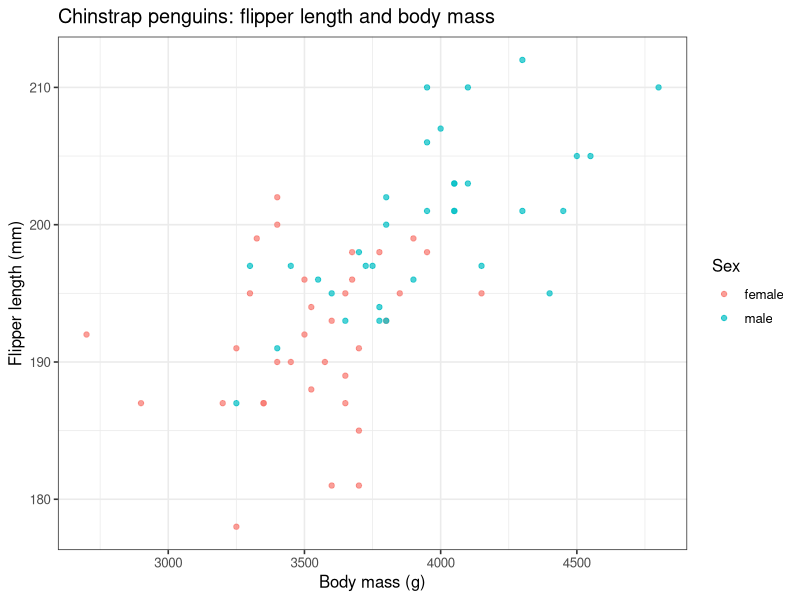
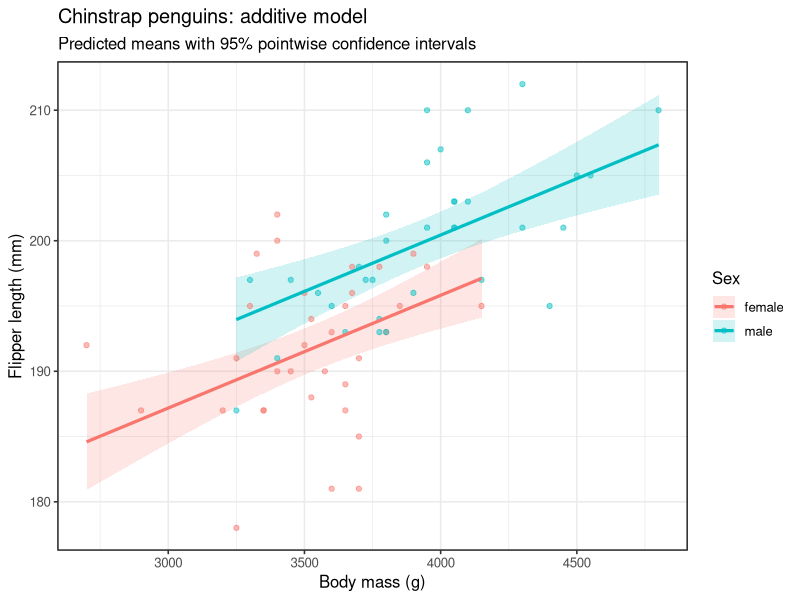
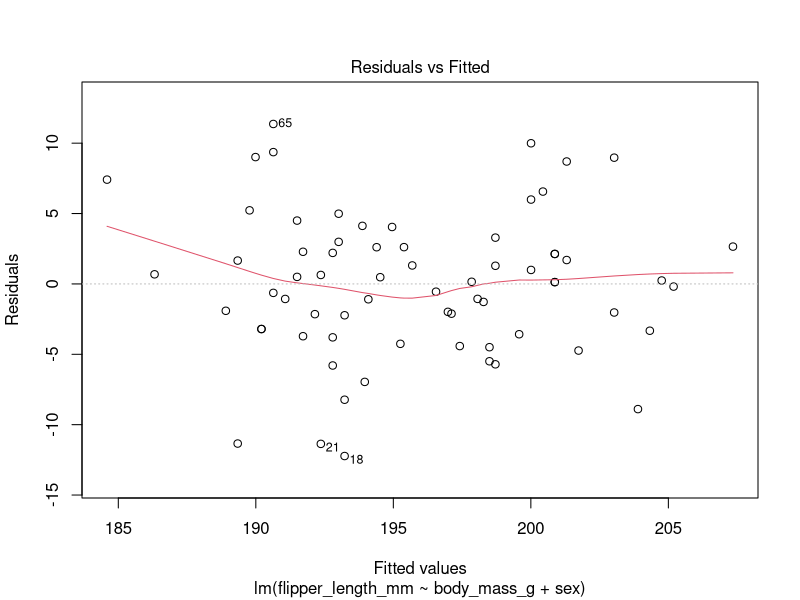
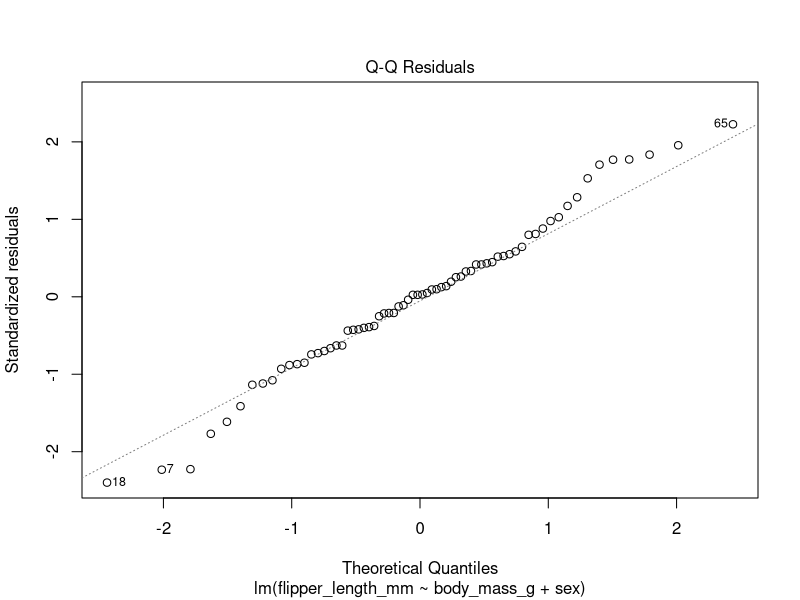
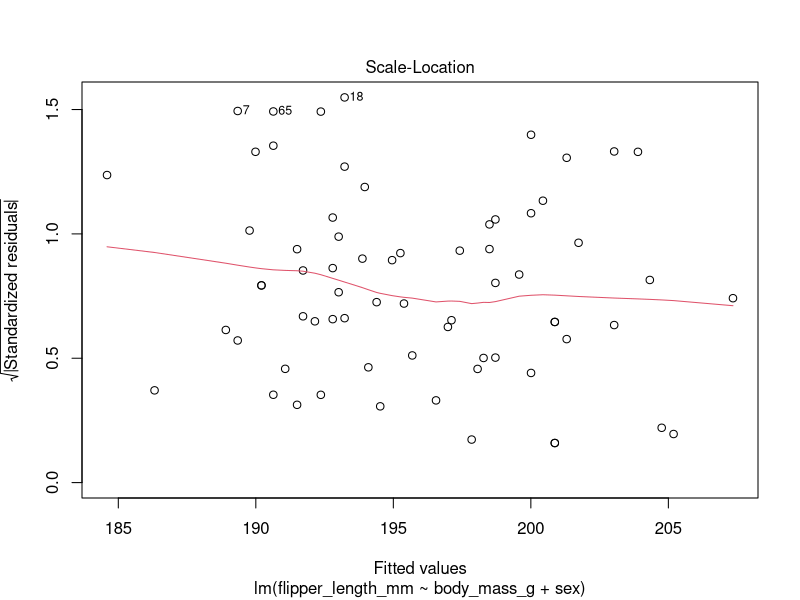
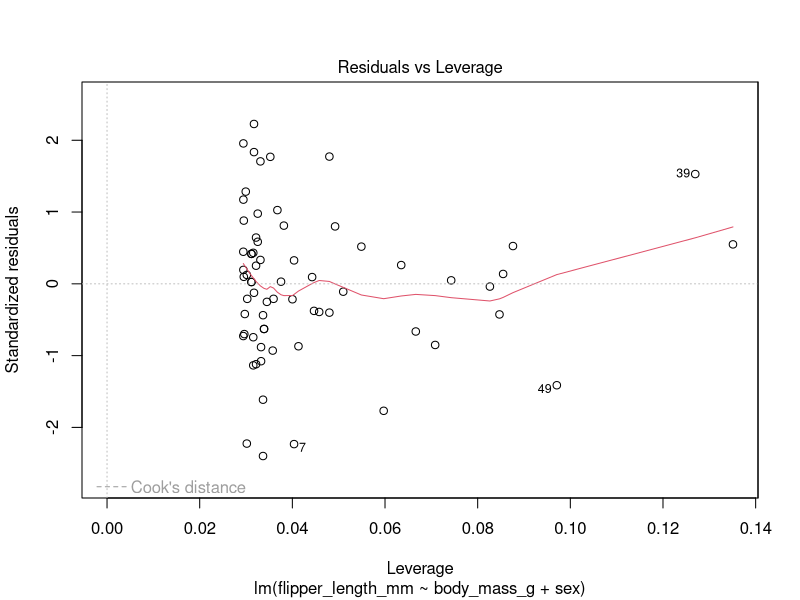
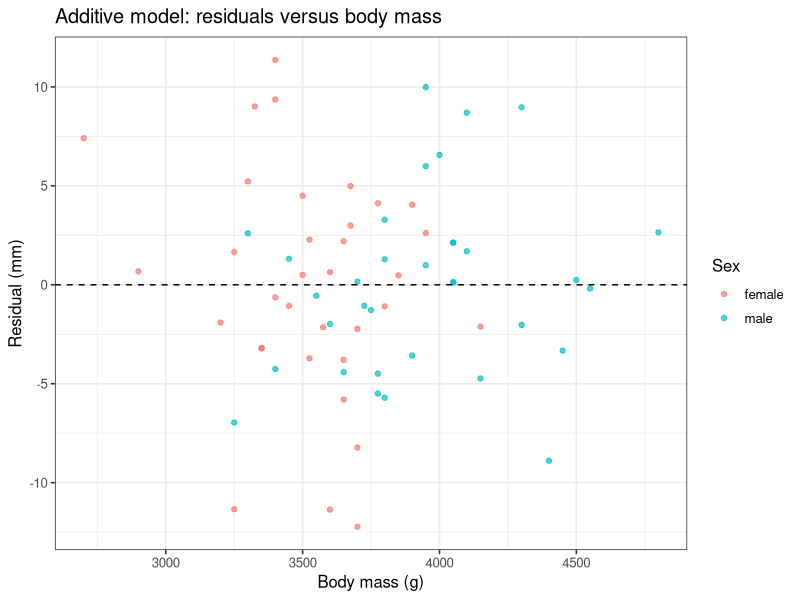
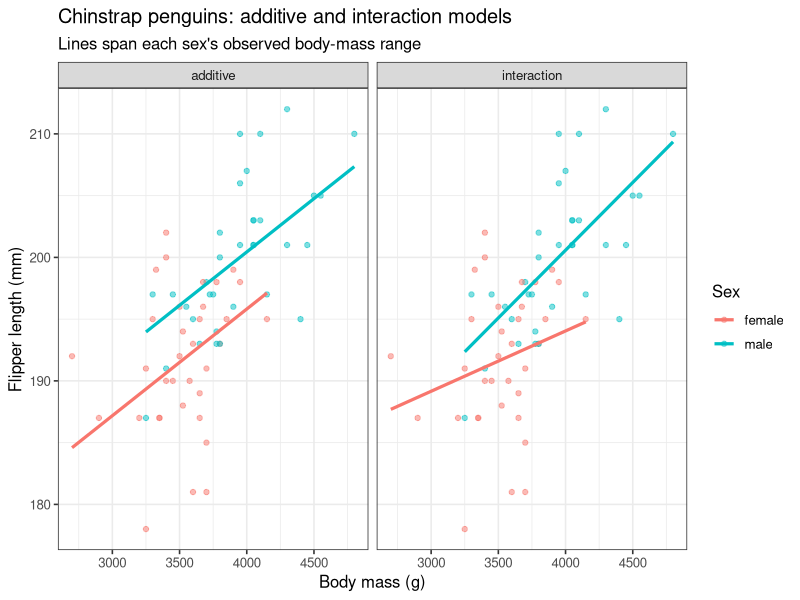

These charts were generated, in order, by the following R code:
# ============================================================================
# Multiple regression in R -- ANSWER KEY
#
# Questions are followed by worked code and example written answers.
# Results use palmerpenguins::penguins, restricted to Chinstrap penguins.
# Requires tidyverse, broom, and palmerpenguins to be installed.
# ============================================================================

	library(tidyverse)
	library(broom)
	library(palmerpenguins)
	
	theme_set(theme_bw(base_size = 12))

# ----------------------------------------------------------------------------
# 1. Prepare and explore the data
# ----------------------------------------------------------------------------
# Question: How does mean flipper length vary with body mass and sex
# in Chinstrap penguins?
#
# a. Create chinstrap_dat: keep Chinstrap penguins, remove missing values
#    in flipper_length_mm, body_mass_g, bill_depth_mm, and sex, and make
#    female the reference level for sex. Use this sample throughout.

	chinstrap_dat <- penguins |>
	  filter(species == "Chinstrap") |>
	  drop_na(flipper_length_mm, body_mass_g, bill_depth_mm, sex) |>
	  mutate(sex = factor(sex, levels = c("female", "male")))

# b. Count the penguins of each sex.
	chinstrap_dat |>
	  count(sex)
	
# Answer: 68 penguins: 34 females and 34 males.

# c. Plot body mass (x) and flipper length (y), colored by sex.
	p_explore <- ggplot(
	  data = chinstrap_dat,
	  mapping = aes(x = body_mass_g, y = flipper_length_mm, color = sex)
	) +
	  geom_point(alpha = 0.7) +
	  labs(
	    x = "Body mass (g)",
	    y = "Flipper length (mm)",
	    color = "Sex",
	    title = "Chinstrap penguins: flipper length and body mass"
	  )
	
	p_explore

# d. Describe the relationship and the overlap in body-mass ranges.
	
	chinstrap_dat |>
	  group_by(sex) |>
	  summarize(
	    min_mass_g = min(body_mass_g),
	    max_mass_g = max(body_mass_g),
	    .groups = "drop"
	  )

	# Example answer: Flipper length generally increases with body mass.
	# Females range from 2700 to 4150 g; males range from 3250 to 4800 g.
	# Their observed ranges overlap from 3250 to 4150 g. Comparisons between
	# sexes at the same mass are best supported within this shared range.

# ----------------------------------------------------------------------------
# 2. Fit and interpret an additive model 
# ----------------------------------------------------------------------------
# a. Fit an additive model using body mass and sex as predictors.
	
	chinstrap_add <- lm(
	  flipper_length_mm ~ body_mass_g + sex,
	  data = chinstrap_dat
	)

# b. Examine coefficients with 95% confidence intervals.

	add_coefficients <- tidy(chinstrap_add, conf.int = TRUE)
	add_coefficients

# c. Interpret each coefficient, including units and what is held constant.

	# Answer:
	# - Intercept = 161.269 mm: predicted mean flipper length for a female
	#   with body mass 0 g. 
	# - body_mass_g = 0.008637 mm/g: a 1 g increase in body mass is associated
	#   with a predicted 0.008637 mm increase in mean flipper length, holding
	#   sex constant. This model assumes the same slope for both sexes.
	# - sexmale = 4.620 mm: at the same body mass, predicted mean flipper
	#   length is 4.620 mm greater for males than females. The model assumes
	#   this difference is constant across body mass.

# d. Calculate the predicted change for a 100 g increase in body mass.
	
	change_per_100g <- add_coefficients |>
	  filter(term == "body_mass_g") |>
	  transmute(change_per_100g_mm = estimate * 100)
	
	change_per_100g

	# Answer: About 0.864 mm greater mean flipper length per 100 g increase,
	# holding sex constant.

# e. Does the sexmale confidence interval include zero? Interpret it.

	add_coefficients |>
	  filter(term == "sexmale") |>
	  select(term, estimate, conf.low, conf.high, p.value)

	# Answer: No. The interval is approximately 1.636 to 7.604 mm.
	# Under the additive model and its assumptions, there is evidence of
	# greater mean flipper length for males at the same body mass.

# f. What assumption is made about slopes?
	
	# Answer: Females and males share one body-mass slope; predicted lines
	# are parallel. Fitting this model does not establish that population
	# slopes are identical.

# ----------------------------------------------------------------------------
# 3. Generate and plot predictions 
# ----------------------------------------------------------------------------
# a. Generate 100 masses within each sex's observed body-mass range.

	chinstrap_grid <- chinstrap_dat |>
  	group_by(sex) |>
  	reframe(
  	  body_mass_g = seq(
  	    min(body_mass_g),
  	    max(body_mass_g),
  	    length.out = 100
  	  )
  	)

# b. Generate predicted means and 95% confidence intervals.
	
	chinstrap_predictions <- predict(
	  chinstrap_add,
	  newdata = chinstrap_grid,
	  interval = "confidence",
	  level = 0.95
	) |>
	  as_tibble()
	

	chinstrap_bands <- bind_cols(chinstrap_grid, chinstrap_predictions)

	head(chinstrap_bands)

# c. Plot observations, predictions, and confidence ribbons.
	p_additive <- ggplot(
	  data = chinstrap_dat,
	  mapping = aes(x = body_mass_g, y = flipper_length_mm, color = sex)) +
	  geom_ribbon(
	    data = chinstrap_bands,
	    mapping = aes(
	      x = body_mass_g, ymin = lwr, ymax = upr,
	      fill = sex, group = sex),
	    inherit.aes = FALSE,
	    alpha = 0.18) +
	  geom_point(alpha = 0.5) +
	  geom_line(
	    data = chinstrap_bands,
	    mapping = aes(y = fit, group = sex),
	    linewidth = 1.1) +
	  labs(
	    x = "Body mass (g)",
	    y = "Flipper length (mm)",
	    color = "Sex", fill = "Sex",
	    title = "Chinstrap penguins: additive model",
	    subtitle = "Predicted means with 95% pointwise confidence intervals"
	  )

	p_additive

# d. Why are the predicted lines parallel?
	
	# Answer: The additive model fits one shared body-mass slope. The sexmale
	# coefficient shifts the male line vertically without changing its slope.

# e. What do the shaded bands describe?
	
	# Answer: Uncertainty in the predicted mean flipper length at each mass
	# for each sex, under model assumptions. 
	
# ----------------------------------------------------------------------------
# 4. Fit and evaluate an interaction model 
# ----------------------------------------------------------------------------
# a. Fit a model that allows the body-mass slope to differ by sex.
	
	chinstrap_int <- lm(
	  flipper_length_mm ~ body_mass_g * sex,
	  data = chinstrap_dat
	)

# b. Inspect coefficients and confidence intervals.
	
	int_coefficients <- tidy(chinstrap_int, conf.int = TRUE)
	
	int_coefficients

# c. Report the female slope, slope difference, and male slope.
	
	female_slope <- int_coefficients |>
	  filter(term == "body_mass_g") |>
	  pull(estimate)
	
	slope_difference <- int_coefficients |>
	  filter(term == "body_mass_g:sexmale") |>
	  pull(estimate)
	
	slope_summary <- tibble(
	  female_slope_mm_per_g = female_slope,
	  male_minus_female_slope_mm_per_g = slope_difference,
	  male_slope_mm_per_g = female_slope + slope_difference
	)
	
	slope_summary
	
	# Answer: Female slope = 0.004883 mm/g; male-minus-female difference =
	# 0.006085 mm/g; male slope = 0.010968 mm/g. The estimated male slope
	# is steeper, but its difference from the female slope is uncertain.

# d. Explain the change in the sexmale interpretation.
	
	# Answer: In the additive model, sexmale is the constant male-minus-female
	# difference at any common body mass. In the interaction model, sexmale
	# is that difference specifically at body mass 0 g (about -17.802 mm).
	# With an interaction, the difference at mass x is:
	#   sexmale coefficient + interaction coefficient * x.

# e. Compare AIC values and calculate the difference.
	
	aic_comparison <- AIC(chinstrap_add, chinstrap_int) |>
	  as_tibble(rownames = "model") |>
	  mutate(delta_AIC = AIC - min(AIC))
	
	aic_comparison

	# Answer: Additive AIC is approximately 421.754; interaction AIC is
	# approximately 421.324. The interaction model is lower by about 0.430.
	# This small difference indicates similar support; AIC does not clearly
	# favor retaining the interaction. Both models use the same response
	# and the same observations.

# f. Examine uncertainty in the interaction coefficient.

		int_coefficients |>
  		filter(term == "body_mass_g:sexmale") |>
  		select(term, estimate, conf.low, conf.high, p.value)

	# Answer: The 95% interval is approximately -0.001881 to 0.014050 mm/g.
	# It includes zero, so there is not clear evidence of different population
	# slopes at the 5% significance level under these model assumptions.

# g. Which model would you select, and why?
	# Example answer: Select additive model because AIC support
	# is similar and the additional interaction coefficient is uncertain.
	# The simpler model is more parsimonious. There is not clear evidence
	# that the slopes differ between sexes.

# ----------------------------------------------------------------------------
# 5. Examine model diagnostics 
# ----------------------------------------------------------------------------
# Use the additive model selected in the example answer above.
# a. Inspect all four default diagnostic plots.

	plot(chinstrap_add)

# b. Obtain fitted values and residuals.

	chinstrap_results <- augment(chinstrap_add, data = chinstrap_dat)

# c. Plot residuals against body mass, colored by sex.
	
	p_residuals <- ggplot(
	  data = chinstrap_results,
	  mapping = aes(x = body_mass_g, y = .resid, color = sex)
	) +
	  geom_point(alpha = 0.7) +
	  geom_hline(yintercept = 0, linetype = "dashed") +
	  labs(
	    x = "Body mass (g)",
	    y = "Residual (mm)",
	    color = "Sex",
	    title = "Additive model: residuals versus body mass"
	  )
	
	p_residuals

# d. Describe any patterns in the residuals, including curvature,
#    changes in spread, or differences between sexes.

# Example answer: There is substantial scatter in the residuals.
# The estimated relationships suggest a shallower slope for females
# and a steeper slope for males, so look for opposing trends by sex.
# Examine whether there is a curved pattern or a change in spread,
# especially near the ends of each group's body-mass range.

# e. Examine the Q-Q plot. Are there substantial departures from the line?

# Answer: Most points follow the reference line fairly closely,
# especially in the middle. There are some departures in both tails,
# but no strong departure from normality is apparent.
# The labeled observations have relatively large standardized residuals
# and could be examined further.
	
	chinstrap_results |>
	  arrange(desc(.cooksd)) |>
	  select(body_mass_g, flipper_length_mm, sex, .resid, .hat, .cooksd) |>
	  slice_head(n = 3)

# ----------------------------------------------------------------------------
# 6. Center and standardize numeric predictors 
# ----------------------------------------------------------------------------
# New question: How does mean flipper length vary with body mass and
# bill depth?
#
# a. Fit the model in original units.
	
	chinstrap_numeric <- lm(
	  flipper_length_mm ~ body_mass_g + bill_depth_mm,
	  data = chinstrap_dat
	)

# b. Center each predictor using its mean.
	
	chinstrap_dat <- chinstrap_dat |>
	  mutate(
	    body_mass_c = body_mass_g - mean(body_mass_g),
	    bill_depth_c = bill_depth_mm - mean(bill_depth_mm)
	  )

# c. Fit a model with centered predictors.
	
	chinstrap_centered <- lm(
	  flipper_length_mm ~ body_mass_c + bill_depth_c,
	  data = chinstrap_dat
	)

# d. Standardize both predictors: subtract the mean, then divide by SD.
	
	chinstrap_dat <- chinstrap_dat |>
	  mutate(
	    body_mass_z = (body_mass_g - mean(body_mass_g)) / sd(body_mass_g),
	    bill_depth_z = (bill_depth_mm - mean(bill_depth_mm)) / sd(bill_depth_mm)
	  )

# e. Fit a model with standardized predictors.
	
	chinstrap_standardized <- lm(
	  flipper_length_mm ~ body_mass_z + bill_depth_z,
	  data = chinstrap_dat
	)

# f. Examine the coefficients from all three models.
#    Interpret the intercept in the centered model and both slopes
#    in the standardized model. Include units and explain what
#    is held constant.
	
	coefficient_comparison <- bind_rows(
	  original = tidy(chinstrap_numeric, conf.int = TRUE),
	  centered = tidy(chinstrap_centered, conf.int = TRUE),
	  standardized = tidy(chinstrap_standardized, conf.int = TRUE),
	  .id = "model") |>
	  select(model, term, estimate, std.error, conf.low, conf.high)
	
	coefficient_comparison

	# Answer: The centered intercept is approximately 195.824 mm: predicted
	# mean flipper length at the sample's mean mass (3733.088 g) and mean
	# bill depth (18.421 mm). 

	# The body_mass_z coefficient is approximately 3.269 mm: a one-SD
	# increase in body mass (about 384.335 g) is associated with a predicted
	# 3.269 mm increase in mean flipper length, holding bill depth constant.

	# The bill_depth_z coefficient is approximately 2.161 mm per one-SD 
	# increase in bill depth (about 1.135 mm), holding body mass constant. 
	

# g. Verify equality of fitted values, allowing for numerical rounding.
	all.equal(
  fitted(chinstrap_numeric),
  fitted(chinstrap_centered)
)
	
	all.equal(
	  fitted(chinstrap_numeric),
	  fitted(chinstrap_standardized)
	)
# Answer: TRUE.

# h. Explain what happens to the slope if you center or standardize. 
	
	# Answer:
	# - Centering shifts the predictor origin. A 1 g or 1 mm increment still
	#   has its original size, so the additive-model slopes are unchanged.
	# - Standardizing changes to units of SD. Each new slope
	#   equals the original slope multiplied by that predictor's sample SD.
	# - Flipper length was not standardized. The response remains in mm.
	# - Centered and standardized models have the same intercept because
	#   both assign zero to each predictor's sample mean.

# Optional check of the means, SDs, and fit summaries:
	
	chinstrap_dat |>
	  summarize(
	    mean_mass_c = mean(body_mass_c),
	    mean_depth_c = mean(bill_depth_c),
	    mean_mass_z = mean(body_mass_z),
	    mean_depth_z = mean(bill_depth_z),
	    sd_mass_z = sd(body_mass_z),
	    sd_depth_z = sd(bill_depth_z)
	  )
	
	bind_rows(
	  original = glance(chinstrap_numeric),
	  centered = glance(chinstrap_centered),
	  standardized = glance(chinstrap_standardized),
	  .id = "model"
	) |>
	  select(model, nobs, r.squared, adj.r.squared, sigma, AIC)
	
# i. Would standardizing fix curvature or unequal residual variance?
	
	# Answer: No. Centering and standardizing predictors leave fitted values
	# and residuals unchanged for these equivalent additive linear models.
	# They also do not remove correlation between the two predictors.

# ============================================================================
# Optional extension if time:
# compare additive and interaction predictions visually
# ============================================================================
# Generate predictions on the same grid and plot models side by side.
	
	comparison_lines <- bind_rows(
	  additive = augment(chinstrap_add, newdata = chinstrap_grid),
	  interaction = augment(chinstrap_int, newdata = chinstrap_grid),
	  .id = "model"
	)
	
	p_comparison <- ggplot(
	  data = chinstrap_dat,
	  mapping = aes(x = body_mass_g, y = flipper_length_mm, color = sex)
	) +
	  geom_point(alpha = 0.5) +
	  geom_line(
	    data = comparison_lines,
	    mapping = aes(y = .fitted, group = sex),
	    linewidth = 1.1
	  ) +
	  facet_wrap(~ model) +
	  labs(
	    x = "Body mass (g)",
	    y = "Flipper length (mm)",
	    color = "Sex",
	    title = "Chinstrap penguins: additive and interaction models",
	    subtitle = "Lines span each sex's observed body-mass range"
	  )
	
	p_comparison

	# Example answer: The interaction shows a steeper male slope and a
	# shallower female slope. Predictions are fairly similar across much of
	# the data, with greater differences toward the ends of each group's
	# observed range. Similar AIC support and the interaction CI
	# support a cautious interpretation of these visual differences.
	# ============================================================================
